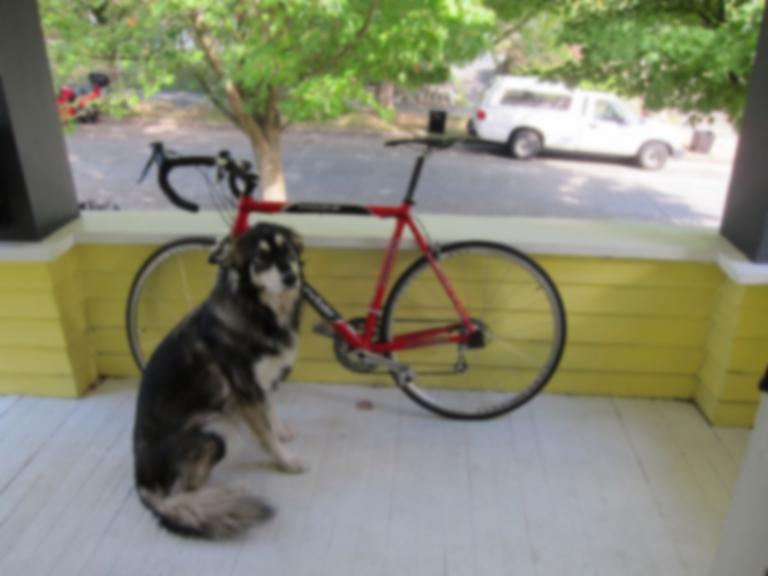
#> input picture created_data/dog-gaussian2.jpg, 768 x 576 px, given in place of the camera
$ python tryit_hw3.py
#> lines starting #> are read from the running program, lines starting #| are printed output that depends on the picture
### src/flow_image_fast.py
import math
import numpy as np
from numpy.typing import NDArray
import cv2
from scipy.ndimage import gaussian_filter

from src import process_image, matrix, resize_image, filter_image


def draw_line(im: dict, x: float, y: float, dx: float, dy: float) -> None:
    assert im['c'] == 3
    angle: float = 6 * (math.atan2(dy, dx) / math.pi * 2 + 0.5)
    index: int = math.floor(angle)
    f: float = angle - index
    if index == 0:
        r, g, b = 1, f, 0
    elif index == 1:
        r, g, b = 1 - f, 1, 0
    elif index == 2:
        r, g, b = 0, 1, f
    elif index == 3:
        r, g, b = 0, 1 - f, 1
    elif index == 4:
        r, g, b = f, 0, 1
    else:
        r, g, b = 1, 0, 1 - f

    d: float = math.sqrt(dx * dx + dy * dy)
    for i in range(int(d)):
        xi: int = int(x + dx * i / d)
        yi: int = int(y + dy * i / d)
        process_image.set_pixel(im, xi, yi, 0, r)
        process_image.set_pixel(im, xi, yi, 1, g)
        process_image.set_pixel(im, xi, yi, 2, b)


# [20 lines left out: functions make_integral_image, box_filter_image, not called in this run]


"""
// Calculate the time-structure matrix of an image pair.
// image im: the input image.
// image prev: the previous image in sequence.
// int s: window size for smoothing.
// returns: structure matrix. 1st channel is Ix^2, 2nd channel is Iy^2,
//          3rd channel is IxIy, 4th channel is IxIt, 5th channel is IyIt.
"""


def time_structure_matrix(im: dict, prev: dict, s: int) -> dict:
    Ix, Iy = np.gradient(im['data'][:, :, 0])
    It = im['data'][:, :, 0] - prev['data'][:, :, 0]

    # Compute components of the structure tensor
    Ixx = gaussian_filter(Ix ** 2, sigma=s)
    Iyy = gaussian_filter(Iy ** 2, sigma=s)
    Ixy = gaussian_filter(Ix * Iy, sigma=s)
    Ixt = gaussian_filter(Ix * It, sigma=s)
    Iyt = gaussian_filter(Iy * It, sigma=s)

    # Stack the components to form the structure matrix
    S_data = np.stack((Ixx, Iyy, Ixy, Ixt, Iyt), axis=-1)

    return {'data': S_data, 'w': im['w'], 'h': im['h'], 'c': 5}


def smooth_image(image_data: NDArray, radius: int) -> NDArray:
    if image_data.ndim == 3:
        for i in range(image_data.shape[-1]):
            image_data[..., i] = gaussian_filter(image_data[..., i], sigma=radius)
    else:
        image_data = gaussian_filter(image_data, sigma=radius)
    return image_data


def velocity_image(S: dict, stride: int) -> dict:
    v: dict = process_image.make_image(S['w'] // stride, S['h'] // stride, 3)
    M: NDArray = matrix.make_matrix(2, 2)
    L: NDArray = matrix.make_matrix(2, 1)
    for y in range((stride - 1) // 2, S['h'], stride):
        for x in range((stride - 1) // 2, S['w'], stride):
            Ixx: float | int = process_image.get_pixel(S, x, y, 0)
            Iyy: float | int = process_image.get_pixel(S, x, y, 1)
            Ixy: float | int = process_image.get_pixel(S, x, y, 2)
            Ixt: float | int = process_image.get_pixel(S, x, y, 3)
            Iyt: float | int = process_image.get_pixel(S, x, y, 4)

            # TODO: calculate vx and vy using the flow equation
            vx, vy = 0, 0
            M[0, 0] = Ixx
            M[0, 1] = Ixy
            M[1, 0] = Ixy
            M[1, 1] = Iyy
            M = matrix.matrix_invert(M)
            L[0, 0] = -1 * Ixt
            L[1, 0] = -1 * Iyt
            result = matrix.matrix_mult_matrix(M, L)
            vx, vy = float(result[0, 0]), float(result[1, 0])

            process_image.set_pixel(v, x // stride, y // stride, 0, vx)
            process_image.set_pixel(v, x // stride, y // stride, 1, vy)

    return v


def draw_flow(im: dict, v: dict, scale: float) -> None:
    stride = im['w'] // v['w']
    for y in range((stride - 1) // 2, im['h'], stride):
        for x in range((stride - 1) // 2, im['w'], stride):
            dx: float | int = scale * process_image.get_pixel(v, x // stride, y // stride, 0)
            dy: float | int = scale * process_image.get_pixel(v, x // stride, y // stride, 1)
            if math.fabs(dx) > im['w']:
                dx = 0
            if math.fabs(dy) > im['h']:
                dy = 0
            draw_line(im, x, y, dx, dy)


def constrain_image(im: dict, v: float) -> None:
    im['data'] = np.clip(im['data'], -v, v)


def optical_flow_images(im: dict, prev: dict, smooth: int, stride: int) -> dict:
    S: dict = time_structure_matrix(im, prev, smooth)
    v: dict = velocity_image(S, stride)
    constrain_image(v, 6)
    smoothed_data: NDArray = np.zeros_like(v['data'])
    for c in range(v['c']):
        smoothed_data[:, :, c] = smooth_image(v['data'][:, :, c], 2)
    vs: dict = process_image.make_image(v['w'], v['h'], v['c'])
    vs['data'] = smoothed_data
    return vs


def optical_flow_webcam(smooth: int, stride: int, div: int) -> None:
#> called with smooth = 15, stride = 4, div = 12
    cap = cv2.VideoCapture(0)
    if not cap.isOpened():
        print("Error: Could not open webcam.")
        return
    ret, prev_frame = cap.read()
#> prev_frame is the input picture: shape (576, 768, 3); mean B, G, R 113.6, 135.1, 134
    if not ret:
        print("Error: Could not read frame from webcam.")
        return

    # Convert to the expected dictionary format and resize
    prev = process_image.cv2_to_image(prev_frame)
#> in cv2_to_image, `data = cv2.cvtColor(cv2_img, cv2.COLOR_BGR2RGB).astype(np.float32) / 2..`:
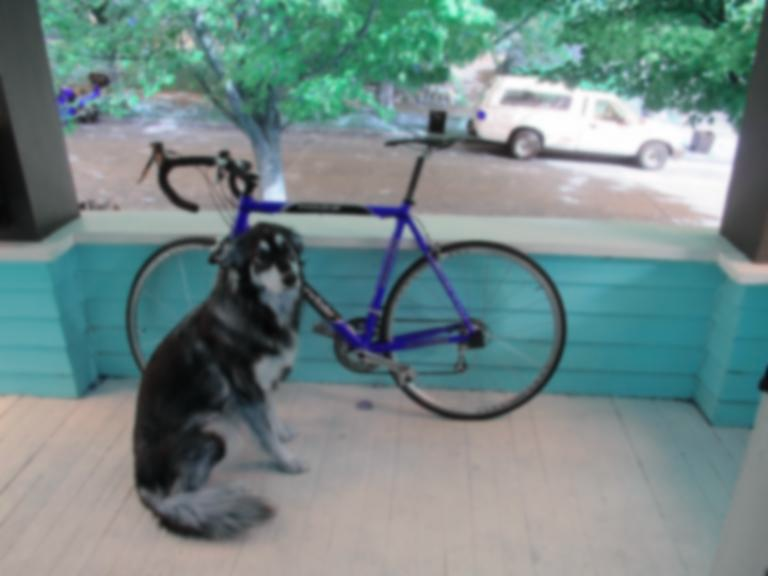
#> data: shape (576, 768, 3) float32; mean B, G, R 0.526, 0.53, 0.446
#> prev = 4 items
    prev_c = resize_image.nn_resize(prev, prev['w'] // div, prev['h'] // div)
#> in nn_resize, `width_old, height_old, c = im['w'], im['h'], im['c']`: width_old = 768; height_old = 576; c = 3
#> in nn_resize, `new_im = process_image.make_image(w, h, c)`: new_im = 4 items
#> in nn_resize, `constants_matrix = np.array([-0.5, width_old-0.5])`: constants_matrix = [-0.5, 767.5]
#> in nn_resize, `a, b = np.linalg.solve(coefficient_matrix, constants_matrix)`: a = 12; b = 5.5
#> the loop in nn_resize, `for y in range(new_im['h']):` made 48 passes

    while True:
        ret, frame = cap.read()
        if not ret:
            break
        # Convert to the expected dictionary format and resize
        im = process_image.cv2_to_image(frame)
        im_c = resize_image.nn_resize(im, im['w'] // div, im['h'] // div)
        # Compute optical flow
        v = optical_flow_images(im_c, prev_c, smooth, stride)
#> in time_structure_matrix, `Ix, Iy = np.gradient(im['data'][:, :, 0])`:
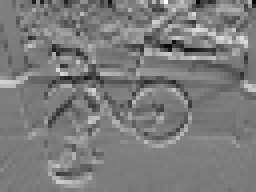
#> Ix: shape (48, 64) float32 (shown 4 times larger); min -0.38, max 0.408, mean 0.00247; drawn with min black and max white
#> in time_structure_matrix, `Ix, Iy = np.gradient(im['data'][:, :, 0])`:
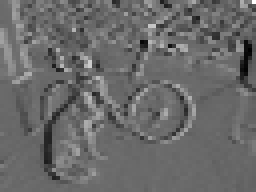
#> Iy: shape (48, 64) float32 (shown 4 times larger); min -0.349, max 0.49, mean -9e-05; drawn with min black and max white
#> in time_structure_matrix, `It = im['data'][:, :, 0] - prev['data'][:, :, 0]`: It: shape (48, 64) float32; every value is 0
#> in time_structure_matrix, `Ixx = gaussian_filter(Ix ** 2, sigma=s)`:
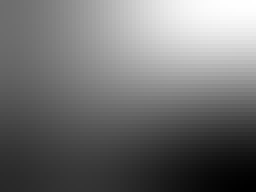
#> Ixx: shape (48, 64) float32 (shown 4 times larger); min 0.00183, max 0.0117, mean 0.00623; drawn with min black and max white
#> in time_structure_matrix, `Iyy = gaussian_filter(Iy ** 2, sigma=s)`:
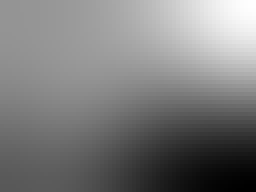
#> Iyy: shape (48, 64) float32 (shown 4 times larger); min 0.00168, max 0.00883, mean 0.00516; drawn with min black and max white
#> in time_structure_matrix, `Ixy = gaussian_filter(Ix * Iy, sigma=s)`:
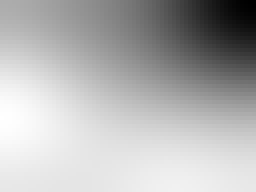
#> Ixy: shape (48, 64) float32 (shown 4 times larger); min -0.0011, max 0.000121, mean -0.000242; drawn with min black and max white
        # Create a copy of the current frame to draw on
        copy = process_image.copy_image(im)
        # Draw optical flow on the copy
        draw_flow(copy, v, smooth * div)
        # Convert the copy back to an OpenCV-friendly format for display
        display_image = process_image.image_to_cv2(copy)
        cv2.imshow('flow', display_image)
        # Update the previous frame and its resized version
        prev, prev_c = im, im_c

        if cv2.waitKey(5) & 0xFF == 27:  # ESC key
#> (key Esc is pressed here)
            break

    cap.release()
    cv2.destroyAllWindows()

### src/process_image.py
import cv2
import numpy as np


def get_pixel(im: dict, x: int, y: int, c: int) -> float | int:
    height, width = im['h'], im['w']
    select_x: int = max(0, min(x, width - 1))
    select_y: int = max(0, min(y, height - 1))
    if im['c'] == 1:
        return im['data'][select_y, select_x]
    else:
        return im['data'][select_y, select_x][c]


def set_pixel(im: dict, x: int, y: int, c: int, v: float | int) -> None:
    height, width = im['h'], im['w']
    select_x: int = int(max(0, min(x, width - 1)))
    select_y: int = int(max(0, min(y, height - 1)))
    if im['c'] == 1:
        im['data'][select_y, select_x] = v
    else:
        im['data'][select_y, select_x][c] = v


def make_image(width: int, height: int, channel: int) -> dict:
    if channel == 1:
        return {'data': np.zeros((height, width), dtype=np.float32), 'w': width, 'h': height, 'c': channel}
    else:
        return {'data': np.zeros((height, width, channel), dtype=np.float32), 'w': width, 'h': height, 'c': channel}


def copy_image(im: dict) -> dict:
    pixel_arr: list = [pixel for pixel in im['data']]
    copy: dict = make_image(im['w'], im['h'], im['c'])
    copy['data'] = np.array(pixel_arr)
    return copy


# [112 lines left out: functions rgb_to_grayscale, shift_image, clamp_image, rgb_to_hsv, calculate_h_prime, calculate_h and 3 more, not called in this run]


def cv2_to_image(cv2_img):
    h, w = cv2_img.shape[:2]
    c = cv2_img.shape[2] if len(cv2_img.shape) == 3 else 1
    if c == 1:
        # For grayscale images
        data = cv2_img.reshape((h, w, c)).astype(np.float32) / 255.0
    else:
        # For BGR images, might need to convert to RGB if that's what your processing expects
        data = cv2.cvtColor(cv2_img, cv2.COLOR_BGR2RGB).astype(np.float32) / 255.0
    return {'data': data, 'w': w, 'h': h, 'c': c}


def image_to_cv2(im):
    if im['c'] == 1:
        cv2_img = (im['data'].squeeze() * 255).astype(np.uint8)
    else:
        # If your internal format is RGB, convert back to BGR for OpenCV compatibility
        cv2_img = cv2.cvtColor((im['data'] * 255).astype(np.uint8), cv2.COLOR_RGB2BGR)
    return cv2_img

### src/resize_image.py
import math
import numpy as np
from src import process_image


def nn_interpolate(im, x: float, y: float, c: list[int]):
    round_up_x = math.ceil(x)
    round_up_y = math.ceil(y)
    r = process_image.get_pixel(im, round_up_x, round_up_y, c[0])
    g = process_image.get_pixel(im, round_up_x, round_up_y, c[1])
    b = process_image.get_pixel(im, round_up_x, round_up_y, c[2])
    return r, g, b


def nn_resize(im, w: int, h: int):
    width_old, height_old, c = im['w'], im['h'], im['c']
    new_im = process_image.make_image(w, h, c)
    coefficient_matrix = np.array([[-0.5, 1], [w-0.5, 1]])
    constants_matrix = np.array([-0.5, width_old-0.5])
    a, b = np.linalg.solve(coefficient_matrix, constants_matrix)
    for y in range(new_im['h']):
        for x in range(new_im['w']):
            x_mapped = a * x - b
            y_mapped = a * y - b
            r, g, b = nn_interpolate(im, x_mapped, y_mapped, [0, 1, 2])
            process_image.set_pixel(new_im, x, y, 0, r)
            process_image.set_pixel(new_im, x, y, 1, g)
            process_image.set_pixel(new_im, x, y, 2, b)
    return new_im


# [44 lines left out: functions bilinear_interpolate, bilinear_resize, not called in this run]

### src/matrix.py
import random

import numpy as np
import scipy.linalg
from numpy.typing import NDArray


def make_identity_homography() -> NDArray:
    H = np.eye(3)
    return H


# [5 lines left out: function make_translation_homography, not called in this run]


def make_matrix(rows: int, cols: int) -> NDArray:
    return np.zeros((rows, cols))


def copy_matrix(m: NDArray) -> NDArray:
    return np.copy(m)


# [5 lines left out: function augment_matrix, not called in this run]


def make_identity(rows: int, cols: int) -> NDArray:
    assert rows == cols, "Identity matrix must be square"
    return np.eye(rows)


def matrix_mult_matrix(a: NDArray, b: NDArray) -> NDArray:
    return np.dot(a, b)


def matrix_sub_matrix(a: NDArray, b: NDArray) -> NDArray:
    return np.subtract(a, b)


def axpy_matrix(a: float, x: np.ndarray, y: np.ndarray) -> NDArray:
    return a * x + y


def transpose_matrix(m: NDArray) -> NDArray:
    return np.transpose(m)


def scale_matrix(m: NDArray, s: int) -> None:
    m *= s


def matrix_mult_vector(m: NDArray, v: NDArray) -> NDArray:
    return np.dot(m, v)


def print_matrix(m: NDArray) -> None:
    print(m)


def LUP_solve(L, U, p, b):
    # Using NumPy solve as a stand-in for LUP_solve functionality
    return np.linalg.solve(L @ U, b[p])


def matrix_invert(m: NDArray) -> NDArray:
    return np.linalg.inv(m)


def in_place_LUP(m):
    P, L, U = scipy.linalg.lu(m)
    return L, U, P


# [6 lines left out: function random_matrix, not called in this run]


def sle_solve(A: NDArray, b: NDArray) -> NDArray:
    return np.linalg.solve(A, b)


# [7 lines left out: function solve_system, not called in this run]

### tryit_hw3.py
from src import image_util, flow_image, flow_image_fast

# [7 lines of commented-out code are left out]

flow_image_fast.optical_flow_webcam(15, 4, 12)
# flow_image.optical_flow_webcam(15, 4, 8)
